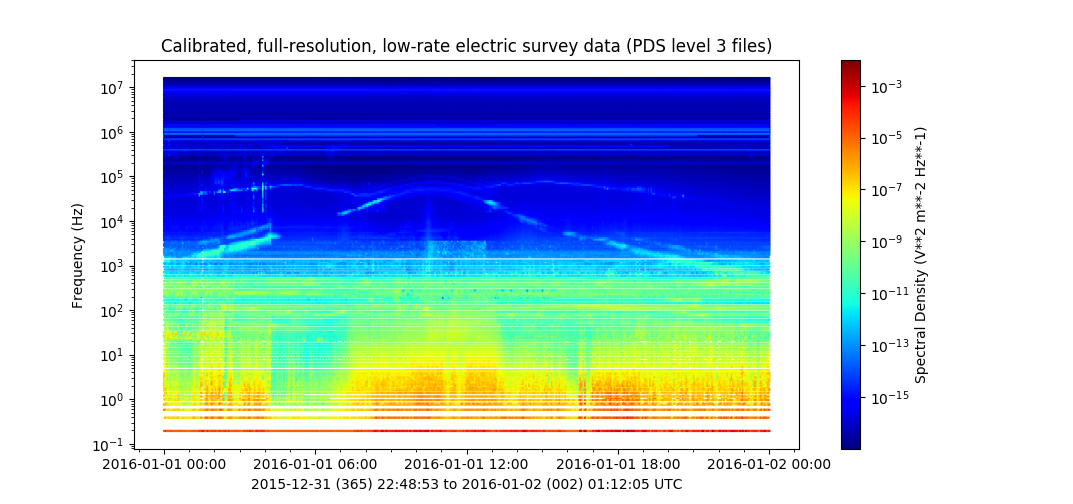

Python code for this plot:
# das2 module example 3:
#    Plotting Cassini RPWS multi-mode spectra using hexbin algorithm

import numpy
import das2
import das2.mpl

import matplotlib.pyplot as pyplot
import matplotlib.colors as colors
import matplotlib.ticker as ticker

# The Cassini RPWS Survey data source is one of the most complicated das2 data
# sources at U. Iowa.  Data consist of multiple frequency sets from multiple
# recivers all attempting to cover the maximum parameter space within a limited
# telemetry alotment and on-board computing power.  This example collapses
# all the provided datasets to a single scatter set for plotting

sId = "site:/uiowa/cassini/rpws/survey/das2"
print("Getting data source definition for %s"%sId)
src = das2.get_source(sId)

print("Reading default example Cassini RPWS E-Survey data...")
lDs = src.get()

# Combining multiple spectra into one overall array set
print("Combining arrays...")
lX = []
lY = []
lZ = []
for ds in lDs:
   # As of numpy version 1.15, the numpy histogram routines won't work
   # with datetime64, and timedelta64 data types.  To Working around a
   # this problem time data are cast to the int64 type
   lX.append(ds['time']['center'].array.flatten().astype("int64"))

   lY.append(ds['frequency']['center'].array.flatten() )
   lZ.append(ds['amplitude']['center'].array.flatten() )

aX = numpy.ma.concatenate(lX)
aY = numpy.ma.concatenate(lY)
aZ = numpy.ma.concatenate(lZ)

(fig, ax0) = pyplot.subplots()

print("Plotting..")
clrscale = colors.LogNorm(vmin=aZ.min(), vmax=aZ.max())
hb = ax0.hexbin(aX, aY, aZ, yscale='log', gridsize=(400, 200),
                cmap='jet', norm=clrscale )


cbar = fig.colorbar(hb, ax=ax0)

# Since matplotlib can't bin datetime64 values, will have to do our
# own axis labeling.  das2 plot help functions are useful here.
nMinor = 60
nMajor = 6*60
ax0.xaxis.set_minor_locator(ticker.MultipleLocator(nMinor*60*int(1e9)))
ax0.xaxis.set_major_locator(ticker.MultipleLocator(nMajor*60*int(1e9)))

fmtr = das2.mpl.TimeTicker(aX.min(), aX.max())
ax0.xaxis.set_major_formatter(ticker.FuncFormatter(fmtr.label))

# Plot labels
ax0.set_xlabel(das2.mpl.ns1970_label( ax0.get_xlim() ))

sUnits = lDs[0]['frequency']['center'].units
ax0.set_ylabel("Frequency (%s)"%das2.mpl.label(sUnits))

sUnits = lDs[0]['amplitude']['center'].units
cbar.set_label("Spectral Density (%s)"%das2.mpl.label(sUnits))

# Stream didn't contain a title, use the one from the data source
ax0.set_title( src.props['title'] )

# matplotlib is a little slow displaying this one, expect ~10 sec delay
pyplot.savefig('ex03_cassini_rpws_multimode.png')
